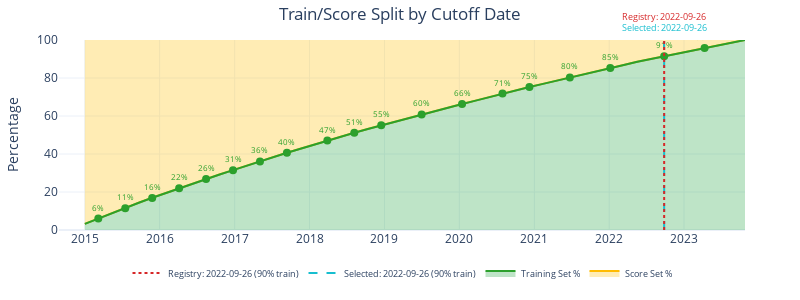

This figure's notebook cell:
### Code cell
# =============================================================================
# CUTOFF DATE SELECTION - Set your preferred cutoff date
# =============================================================================
# Options:
#   None = use data-suggested cutoff (~90/10 split)
#   datetime(YYYY, M, D) = use specific date
#
# To clear stale registry: pit_registry.clear_registry()
# =============================================================================
CUTOFF_DATE = None  # e.g., datetime(2017, 7, 1)

# Compute final selected cutoff
selected_cutoff = CUTOFF_DATE or data_suggested_cutoff

console.start_section()
console.header("Selected Cutoff Date")
if CUTOFF_DATE:
    console.info(f"Manual override: {CUTOFF_DATE.strftime('%Y-%m-%d')}")
else:
    console.info(f"Using data-suggested: {selected_cutoff.strftime('%Y-%m-%d')}")

if cutoff_analysis:
    split = cutoff_analysis.get_split_at_date(selected_cutoff)
    console.metric("Train/Score Split", f"{split['train_pct']:.0f}% / {split['score_pct']:.0f}%")
    console.metric("Train Records", f"{split['train_count']:,}")
    console.metric("Score Records", f"{split['score_count']:,}")
console.end_section()

# Display chart with selected cutoff
if cutoff_analysis:
    chart_builder = ChartBuilder()
    display_figure(chart_builder.cutoff_selection_chart(
        cutoff_analysis,
        suggested_cutoff=selected_cutoff,
        current_cutoff=registry_cutoff
    ))

### Figure 1 — Plotly figure (JSON) as saved in the notebook; plotly's stock layout.template omitted (floating-point values rounded to 4 significant figures)
{"data": [{"hoverinfo": "skip", "line": {"color": "rgba(0,0,0,0)", "width": 0}, "mode": "lines", "name": "_baseline", "showlegend": false, "type": "scatter", "x": ["2015-01-01T00:00:00", "2015-03-07T16:48:00", "2015-05-12T09:36:00", "2015-07-17T02:24:00", "2015-09-20T19:12:00", "2015-11-25T12:00:00", "2016-01-30T04:48:00", "2016-04-04T21:36:00", "2016-06-09T14:24:00", "2016-08-14T07:12:00", "2016-10-19T00:00:00", "2016-12-23T16:48:00", "2017-02-27T09:36:00", "2017-05-04T02:24:00", "2017-07-08T19:12:00", "2017-09-12T12:00:00", "2017-11-17T04:48:00", "2018-01-21T21:36:00", "2018-03-28T14:24:00", "2018-06-02T07:12:00", "2018-08-07T00:00:00", "2018-10-11T16:48:00", "2018-12-16T09:36:00", "2019-02-20T02:24:00", "2019-04-26T19:12:00", "2019-07-01T12:00:00", "2019-09-05T04:48:00", "2019-11-09T21:36:00", "2020-01-14T14:24:00", "2020-03-20T07:12:00", "2020-05-25T00:00:00", "2020-07-29T16:48:00", "2020-10-03T09:36:00", "2020-12-08T02:24:00", "2021-02-11T19:12:00", "2021-04-18T12:00:00", "2021-06-23T04:48:00", "2021-08-27T21:36:00", "2021-11-01T14:24:00", "2022-01-06T07:12:00", "2022-03-13T00:00:00", "2022-05-17T16:48:00", "2022-07-22T09:36:00", "2022-09-26T02:24:00", "2022-11-30T19:12:00", "2023-02-04T12:00:00", "2023-04-11T04:48:00", "2023-06-15T21:36:00", "2023-08-20T14:24:00", "2023-10-25T07:12:00"], "y": [100, 100, 100, 100, 100, 100, 100, 100, 100, 100, 100, 100, 100, 100, 100, 100, 100, 100, 100, 100, 100, 100, 100, 100, 100, 100, 100, 100, 100, 100, 100, 100, 100, 100, 100, 100, 100, 100, 100, 100, 100, 100, 100, 100, 100, 100, 100, 100, 100, 100]}, {"customdata": [96.81, 93.96, 91.19, 88.46, 85.65, 83.05, 80.53, 77.97, 75.41, 73.05, 70.76, 68.48, 66.14, 63.92, 61.61, 59.34, 57.22, 55.03, 52.87, 50.81, 48.8, 46.87, 44.93, 42.98, 41.09, 39.21, 37.4, 35.49, 33.66, 31.9, 30.02, 28.23, 26.48, 24.78, 23.08, 21.36, 19.67, 18.0, 16.39, 14.74, 13.12, 11.49, 10.04, 8.552, 7.116, 5.637, 4.227, 2.751, 1.346, 0.0], "fill": "tonexty", "fillcolor": "rgba(255, 193, 7, 0.3)", "hovertemplate": "Cutoff: %{x|%Y-%m-%d}<br>Score: %{customdata:.1f}%<extra></extra>", "line": {"color": "#ffbb00", "width": 2}, "mode": "lines", "name": "Score Set %", "showlegend": true, "type": "scatter", "x": ["2015-01-01T00:00:00", "2015-03-07T16:48:00", "2015-05-12T09:36:00", "2015-07-17T02:24:00", "2015-09-20T19:12:00", "2015-11-25T12:00:00", "2016-01-30T04:48:00", "2016-04-04T21:36:00", "2016-06-09T14:24:00", "2016-08-14T07:12:00", "2016-10-19T00:00:00", "2016-12-23T16:48:00", "2017-02-27T09:36:00", "2017-05-04T02:24:00", "2017-07-08T19:12:00", "2017-09-12T12:00:00", "2017-11-17T04:48:00", "2018-01-21T21:36:00", "2018-03-28T14:24:00", "2018-06-02T07:12:00", "2018-08-07T00:00:00", "2018-10-11T16:48:00", "2018-12-16T09:36:00", "2019-02-20T02:24:00", "2019-04-26T19:12:00", "2019-07-01T12:00:00", "2019-09-05T04:48:00", "2019-11-09T21:36:00", "2020-01-14T14:24:00", "2020-03-20T07:12:00", "2020-05-25T00:00:00", "2020-07-29T16:48:00", "2020-10-03T09:36:00", "2020-12-08T02:24:00", "2021-02-11T19:12:00", "2021-04-18T12:00:00", "2021-06-23T04:48:00", "2021-08-27T21:36:00", "2021-11-01T14:24:00", "2022-01-06T07:12:00", "2022-03-13T00:00:00", "2022-05-17T16:48:00", "2022-07-22T09:36:00", "2022-09-26T02:24:00", "2022-11-30T19:12:00", "2023-02-04T12:00:00", "2023-04-11T04:48:00", "2023-06-15T21:36:00", "2023-08-20T14:24:00", "2023-10-25T07:12:00"], "y": [3.189, 6.043, 8.809, 11.54, 14.35, 16.95, 19.47, 22.03, 24.59, 26.95, 29.24, 31.52, 33.86, 36.08, 38.39, 40.66, 42.78, 44.97, 47.13, 49.19, 51.2, 53.13, 55.07, 57.02, 58.91, 60.79, 62.6, 64.51, 66.34, 68.1, 69.98, 71.77, 73.52, 75.22, 76.92, 78.64, 80.33, 82.0, 83.61, 85.26, 86.88, 88.51, 89.96, 91.45, 92.88, 94.36, 95.77, 97.25, 98.65, 100.0]}, {"fill": "tozeroy", "fillcolor": "rgba(40, 167, 69, 0.3)", "hovertemplate": "Cutoff: %{x|%Y-%m-%d}<br>Train: %{y:.1f}%<extra></extra>", "line": {"color": "#2ca02c", "width": 2}, "mode": "lines", "name": "Training Set %", "showlegend": true, "type": "scatter", "x": ["2015-01-01T00:00:00", "2015-03-07T16:48:00", "2015-05-12T09:36:00", "2015-07-17T02:24:00", "2015-09-20T19:12:00", "2015-11-25T12:00:00", "2016-01-30T04:48:00", "2016-04-04T21:36:00", "2016-06-09T14:24:00", "2016-08-14T07:12:00", "2016-10-19T00:00:00", "2016-12-23T16:48:00", "2017-02-27T09:36:00", "2017-05-04T02:24:00", "2017-07-08T19:12:00", "2017-09-12T12:00:00", "2017-11-17T04:48:00", "2018-01-21T21:36:00", "2018-03-28T14:24:00", "2018-06-02T07:12:00", "2018-08-07T00:00:00", "2018-10-11T16:48:00", "2018-12-16T09:36:00", "2019-02-20T02:24:00", "2019-04-26T19:12:00", "2019-07-01T12:00:00", "2019-09-05T04:48:00", "2019-11-09T21:36:00", "2020-01-14T14:24:00", "2020-03-20T07:12:00", "2020-05-25T00:00:00", "2020-07-29T16:48:00", "2020-10-03T09:36:00", "2020-12-08T02:24:00", "2021-02-11T19:12:00", "2021-04-18T12:00:00", "2021-06-23T04:48:00", "2021-08-27T21:36:00", "2021-11-01T14:24:00", "2022-01-06T07:12:00", "2022-03-13T00:00:00", "2022-05-17T16:48:00", "2022-07-22T09:36:00", "2022-09-26T02:24:00", "2022-11-30T19:12:00", "2023-02-04T12:00:00", "2023-04-11T04:48:00", "2023-06-15T21:36:00", "2023-08-20T14:24:00", "2023-10-25T07:12:00"], "y": [3.189, 6.043, 8.809, 11.54, 14.35, 16.95, 19.47, 22.03, 24.59, 26.95, 29.24, 31.52, 33.86, 36.08, 38.39, 40.66, 42.78, 44.97, 47.13, 49.19, 51.2, 53.13, 55.07, 57.02, 58.91, 60.79, 62.6, 64.51, 66.34, 68.1, 69.98, 71.77, 73.52, 75.22, 76.92, 78.64, 80.33, 82.0, 83.61, 85.26, 86.88, 88.51, 89.96, 91.45, 92.88, 94.36, 95.77, 97.25, 98.65, 100.0]}, {"hovertemplate": "Date: %{x|%Y-%m-%d}<br>Train: %{y:.0f}%<extra></extra>", "marker": {"color": "#2ca02c", "size": 8, "symbol": "circle"}, "mode": "markers+text", "name": "Train % Reference", "showlegend": false, "text": ["6%", "11%", "16%", "22%", "26%", "31%", "36%", "40%", "47%", "51%", "55%", "60%", "66%", "71%", "75%", "80%", "85%", "91%", "95%"], "textfont": {"color": "#2ca02c", "size": 8}, "textposition": "top center", "type": "scatter", "x": ["2015-03-07T16:48:00", "2015-07-17T02:24:00", "2015-11-25T12:00:00", "2016-04-04T21:36:00", "2016-08-14T07:12:00", "2016-12-23T16:48:00", "2017-05-04T02:24:00", "2017-09-12T12:00:00", "2018-03-28T14:24:00", "2018-08-07T00:00:00", "2018-12-16T09:36:00", "2019-07-01T12:00:00", "2020-01-14T14:24:00", "2020-07-29T16:48:00", "2020-12-08T02:24:00", "2021-06-23T04:48:00", "2022-01-06T07:12:00", "2022-09-26T02:24:00", "2023-04-11T04:48:00"], "y": [6, 11.5, 16.9, 22, 26.9, 31.5, 36.1, 40.7, 47.1, 51.2, 55.1, 60.8, 66.3, 71.8, 75.2, 80.3, 85.3, 91.4, 95.8]}, {"line": {"color": "#17becf", "dash": "dash", "width": 2}, "mode": "lines", "name": "Selected: 2022-09-26 (90% train)", "showlegend": true, "type": "scatter", "x": [null], "y": [null]}, {"line": {"color": "#d62728", "dash": "dot", "width": 2}, "mode": "lines", "name": "Registry: 2022-09-26 (90% train)", "showlegend": true, "type": "scatter", "x": [null], "y": [null]}], "layout": {"annotations": [{"font": {"color": "#17becf", "size": 9}, "showarrow": false, "text": "Selected: 2022-09-26", "x": "2022-09-26T02:24:00", "xanchor": "center", "xref": "x", "y": 1.02, "yanchor": "bottom", "yref": "paper"}, {"font": {"color": "#d62728", "size": 9}, "showarrow": false, "text": "Registry: 2022-09-26", "x": "2022-09-26T02:24:00", "xanchor": "center", "xref": "x", "y": 1.08, "yanchor": "bottom", "yref": "paper"}], "autosize": false, "height": 300, "legend": {"bgcolor": "rgba(255,255,255,0.8)", "font": {"size": 9}, "orientation": "h", "x": 0.5, "xanchor": "center", "y": -0.15, "yanchor": "top"}, "margin": {"b": 60, "l": 55, "r": 55, "t": 40}, "shapes": [{"line": {"color": "#17becf", "dash": "dash", "width": 2}, "type": "line", "x0": "2022-09-26T02:24:00", "x1": "2022-09-26T02:24:00", "xref": "x", "y0": 0, "y1": 1, "yref": "y domain"}, {"line": {"color": "#d62728", "dash": "dot", "width": 2}, "type": "line", "x0": "2022-09-26T02:24:00", "x1": "2022-09-26T02:24:00", "xref": "x", "y0": 0, "y1": 1, "yref": "y domain"}], "showlegend": true, "title": {"text": "Train/Score Split by Cutoff Date", "x": 0.5, "xanchor": "center"}, "width": 800, "xaxis": {"title": {"text": ""}}, "yaxis": {"range": [0, 100], "title": {"text": "Percentage"}}}}
